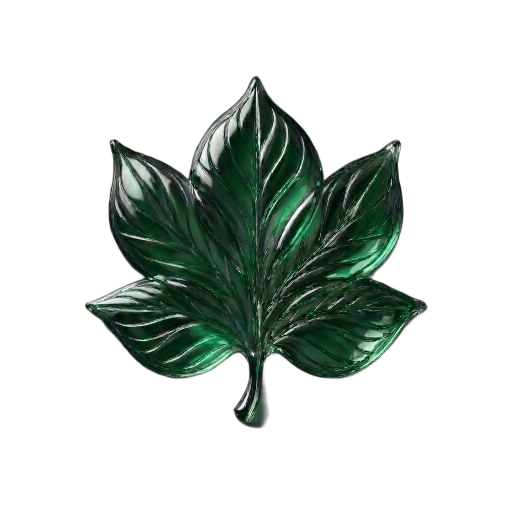
#> input picture ui/serene-leaf.png, 1024 x 1024 px (shown at 1/2 size)
$ python make_installer_leaf.py
#> lines starting #> are read from the running program, lines starting #| are printed output that depends on the picture
#> in main, src is the input picture: PIL image 1024x1024 RGBA; mean R, G, B, A 63.5, 101, 70.3, 64.2
"""Kurulum uygulamasi icin yaprak gorsellerini uretir.

Girdi : `ui/serene-leaf.png` — kullanicinin verdigi koyu zumrut yaprak
        (1024x1024, palet + tRNS saydamligi).
Cikti : `installer_app/assets/icons/leaf.png`       aydinlik tema (orijinal ton)
        `installer_app/assets/icons/leaf_dark.png`  karanlik tema (gamma 0.60 ile
                                                      acilmis; koyu zeminde kaybolmasin)

Her ikisi de yaprağin alfa kutusuna kirpilir, kare tuvale %6 bosluk ile
ortalanir ve 640x640'a olceklenir. Deterministiktir.

Calistirma: python scripts/make_installer_leaf.py
Bagimlilik: Pillow + numpy
"""

from pathlib import Path

import numpy as np
from PIL import Image

ROOT = Path(__file__).resolve().parent.parent
SOURCE = ROOT / "ui" / "serene-leaf.png"
OUT_DIR = ROOT / "installer_app" / "assets" / "icons"
SIZE = 640
MARGIN = 0.06
DARK_GAMMA = 0.60


def fit(img: Image.Image) -> Image.Image:
    box = img.getchannel("A").getbbox()
#> box = (168, 149, 857, 860)
    if box is None:
        raise SystemExit("yaprak tamamen saydam: kaynak gecersiz")
    leaf = img.crop(box)
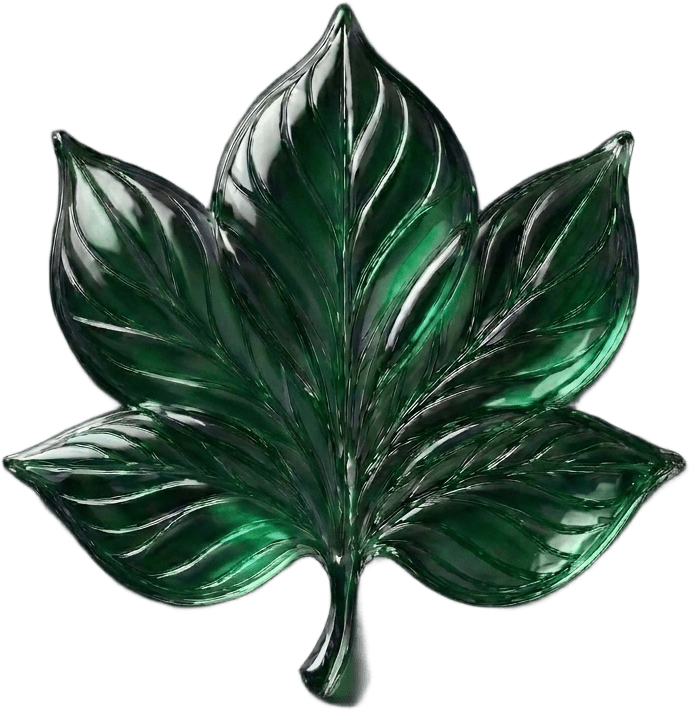
#> leaf: PIL image 689x711 RGBA; mean R, G, B, A 55, 88.5, 63.9, 137.4; transparent parts drawn white
    side = max(leaf.size)
#> side = 711
    inner = round(SIZE * (1 - 2 * MARGIN))
    scale = inner / side
#> scale = 0.792
    leaf = leaf.resize((round(leaf.width * scale), round(leaf.height * scale)), Image.LANCZOS)
#> leaf: PIL image 546x563 RGBA
    canvas = Image.new("RGBA", (SIZE, SIZE), (0, 0, 0, 0))
#> canvas: PIL image 640x640 RGBA; every value is 0
    canvas.paste(leaf, ((SIZE - leaf.width) // 2, (SIZE - leaf.height) // 2), leaf)
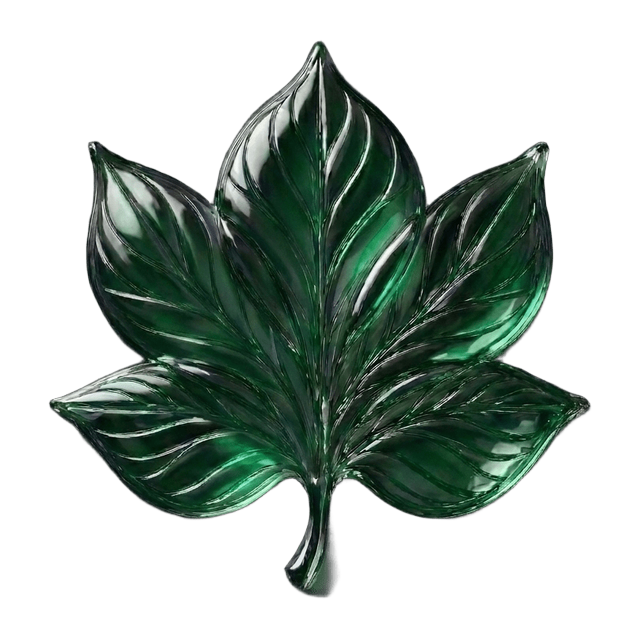
#> canvas: PIL image 640x640 RGBA; mean R, G, B, A 17.5, 28.9, 22.4, 102; transparent parts drawn white
    return canvas


def lighten(img: Image.Image) -> Image.Image:
    arr = np.asarray(img).astype(np.float32)
    rgb = (arr[..., :3] / 255.0) ** DARK_GAMMA * 255.0
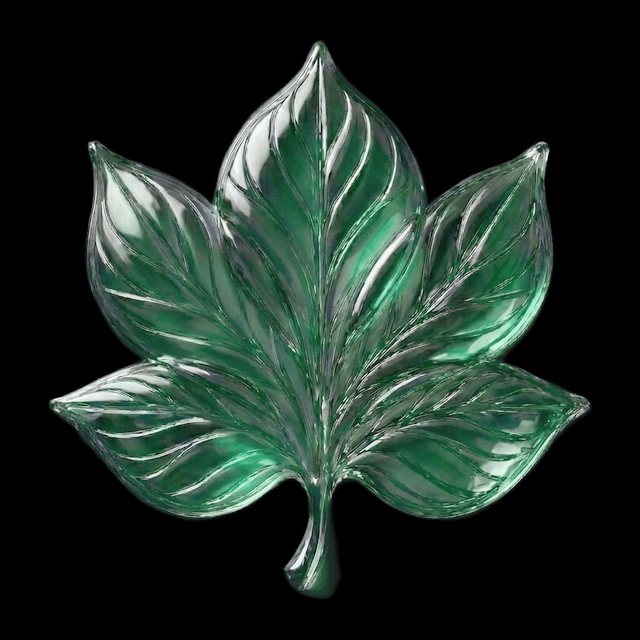
#> rgb: shape (640, 640, 3) float32; mean R, G, B 31.3, 46.1, 38.5
    out = np.concatenate([rgb, arr[..., 3:]], axis=-1)
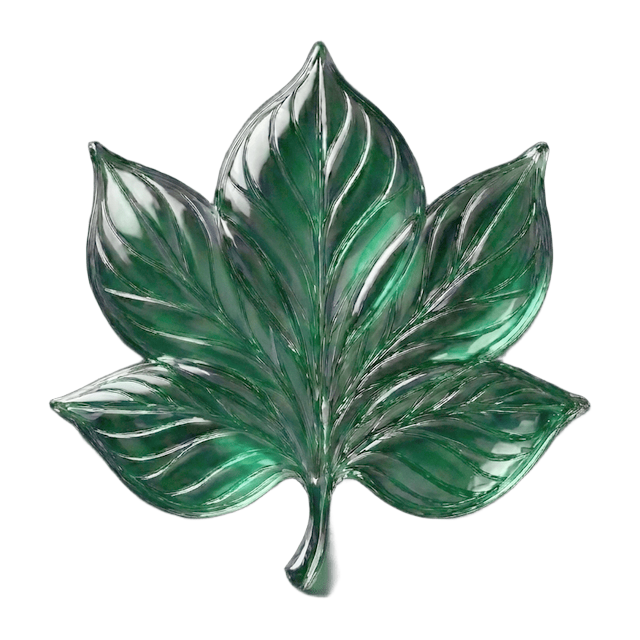
#> out: shape (640, 640, 4) float32; mean R, G, B, A 31.3, 46.1, 38.5, 101.8; transparent parts drawn white
    return Image.fromarray(np.clip(out, 0, 255).astype(np.uint8), "RGBA")


def main() -> None:
    src = Image.open(SOURCE).convert("RGBA")
    OUT_DIR.mkdir(parents=True, exist_ok=True)
    light = fit(src)
    light.save(OUT_DIR / "leaf.png", optimize=True)
    lighten(light).save(OUT_DIR / "leaf_dark.png", optimize=True)
    print(f"yaprak yazildi: {OUT_DIR / 'leaf.png'}, {OUT_DIR / 'leaf_dark.png'}")


if __name__ == "__main__":
    main()

$ run again, with ui/screen.png copied over ui/serene-leaf.png
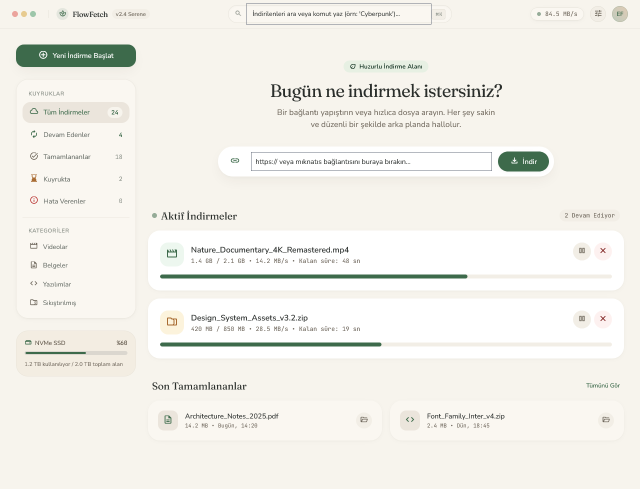
#> input picture ui/screen.png, 1280 x 977 px (shown at 1/2 size)
#> in main, src is the input picture: PIL image 1280x977 RGBA; mean R, G, B, A 242.1, 240.5, 234.4, 255
#> box = (0, 0, 1280, 977)
#> in lighten, `rgb = (arr[..., :3] / 255.0) ** DARK_GAMMA * 255.0`:
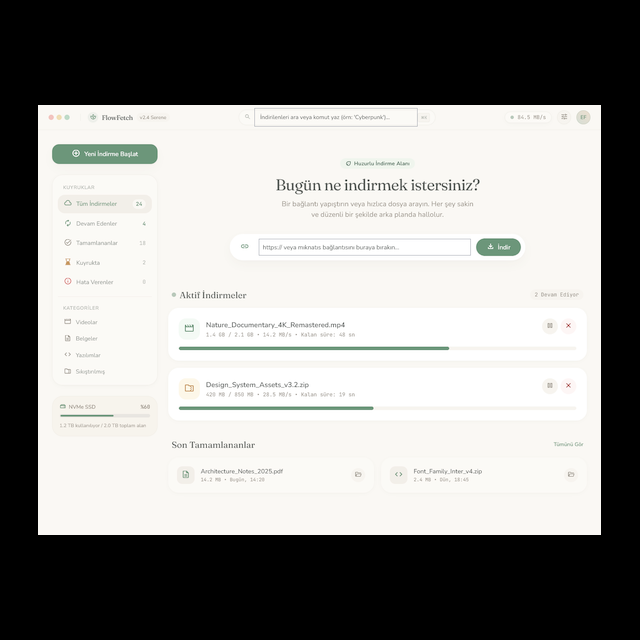
#> rgb: shape (640, 640, 3) float32; mean R, G, B 145.9, 145.3, 143
#> in lighten, `out = np.concatenate([rgb, arr[..., 3:]], axis=-1)`:
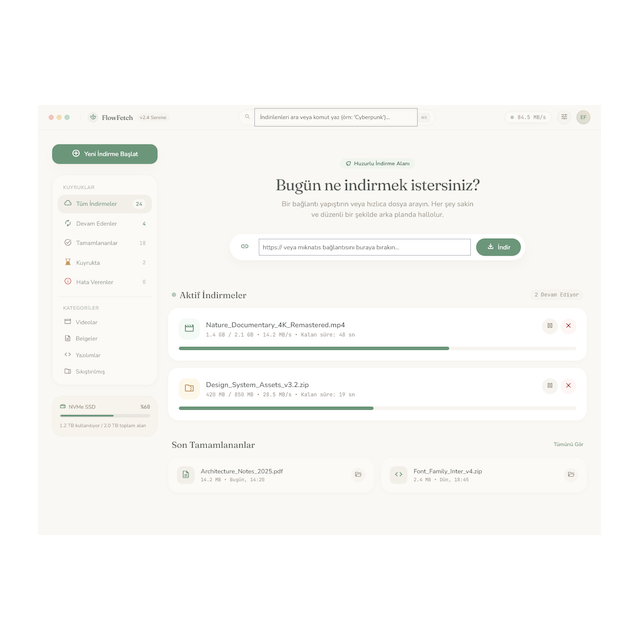
#> out: shape (640, 640, 4) float32; mean R, G, B, A 145.9, 145.3, 143, 151.1; transparent parts drawn white

$ run again, with ui/serene-screens-light.png copied over ui/serene-leaf.png
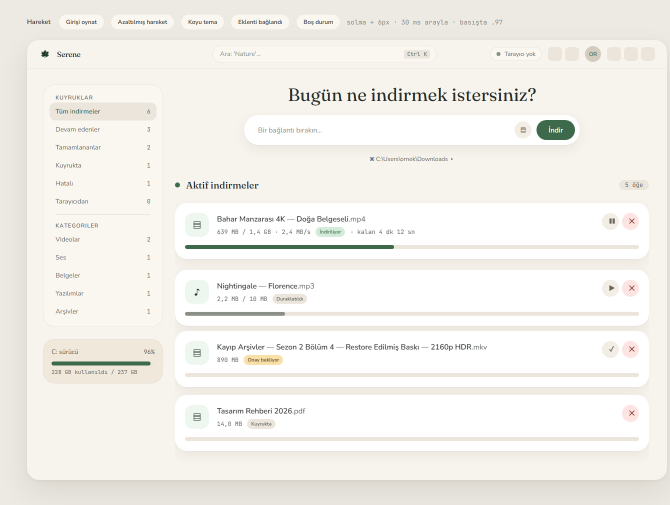
#> input picture ui/serene-screens-light.png, 1340 x 1010 px (shown at 1/2 size)
#> box = (0, 0, 1340, 1010)
#> in fit, `canvas.paste(leaf, ((SIZE - leaf.width) // 2, (SIZE - leaf.height) // ..`:
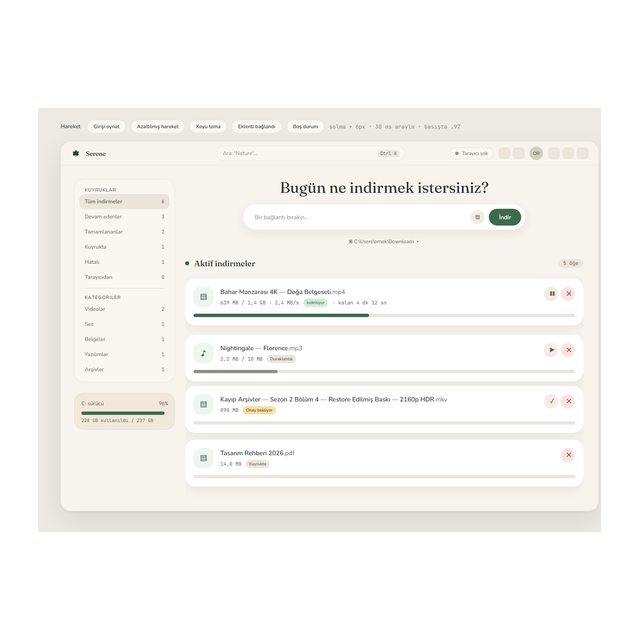
#> canvas: PIL image 640x640 RGBA; mean R, G, B, A 141.6, 140.5, 137.5, 148.6; transparent parts drawn white
#> in lighten, `rgb = (arr[..., :3] / 255.0) ** DARK_GAMMA * 255.0`:
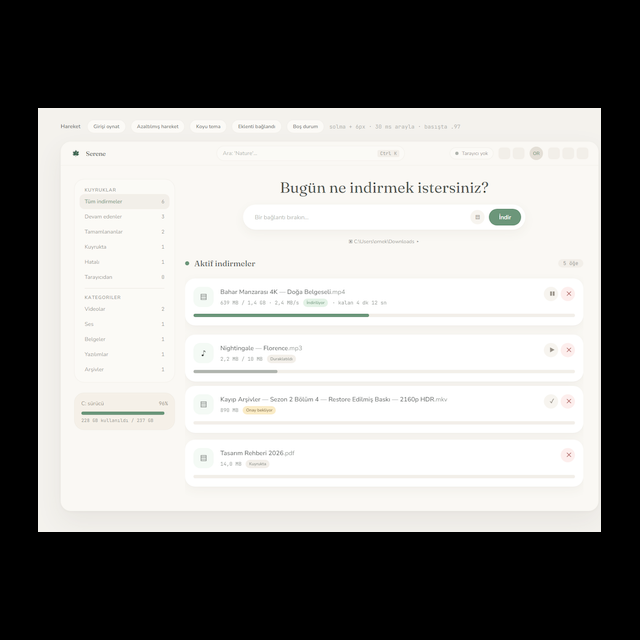
#> rgb: shape (640, 640, 3) float32; mean R, G, B 144.4, 143.6, 141.7
